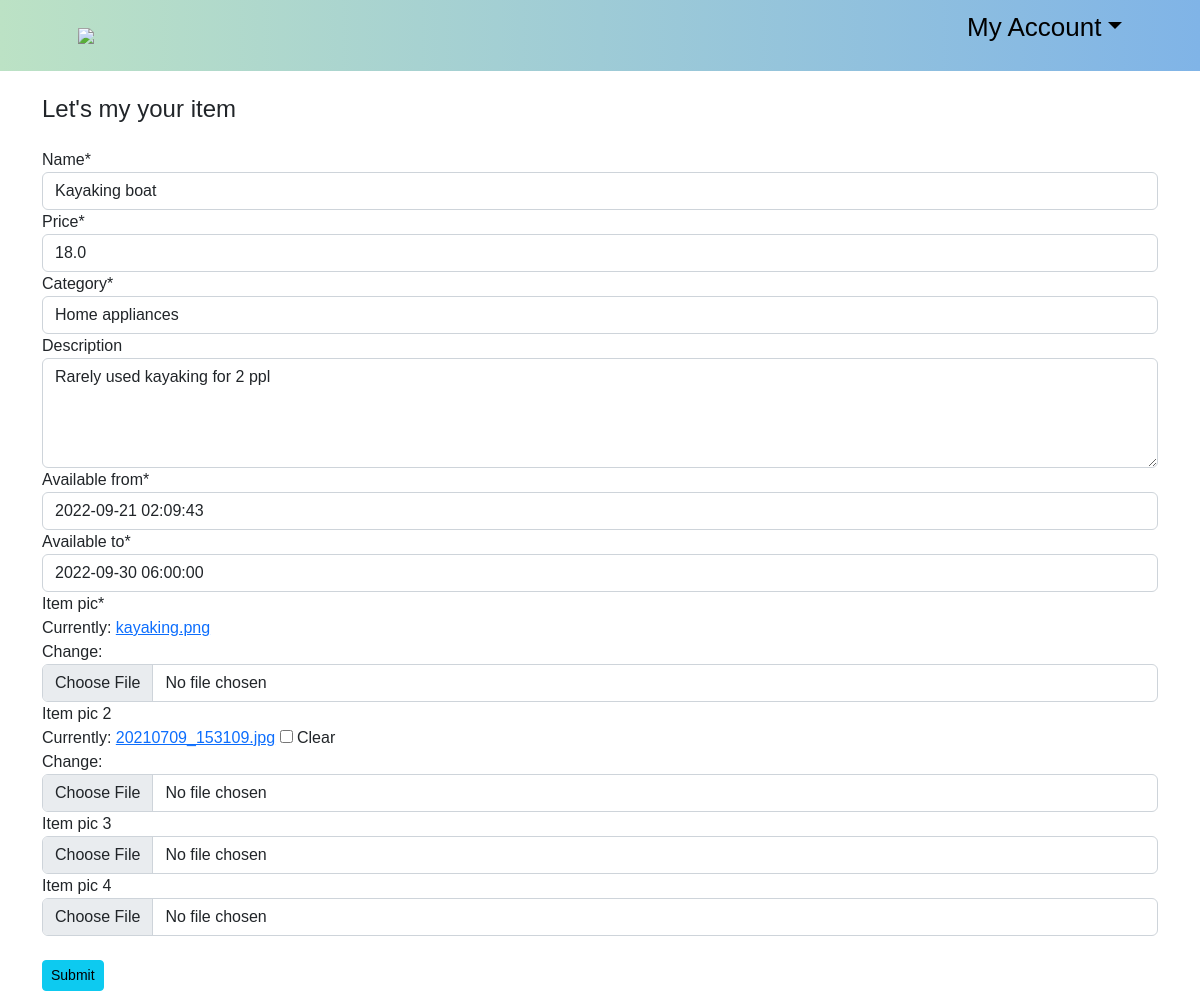
/update_item/2/ (signed in), run on an earlier commit of the app's database.
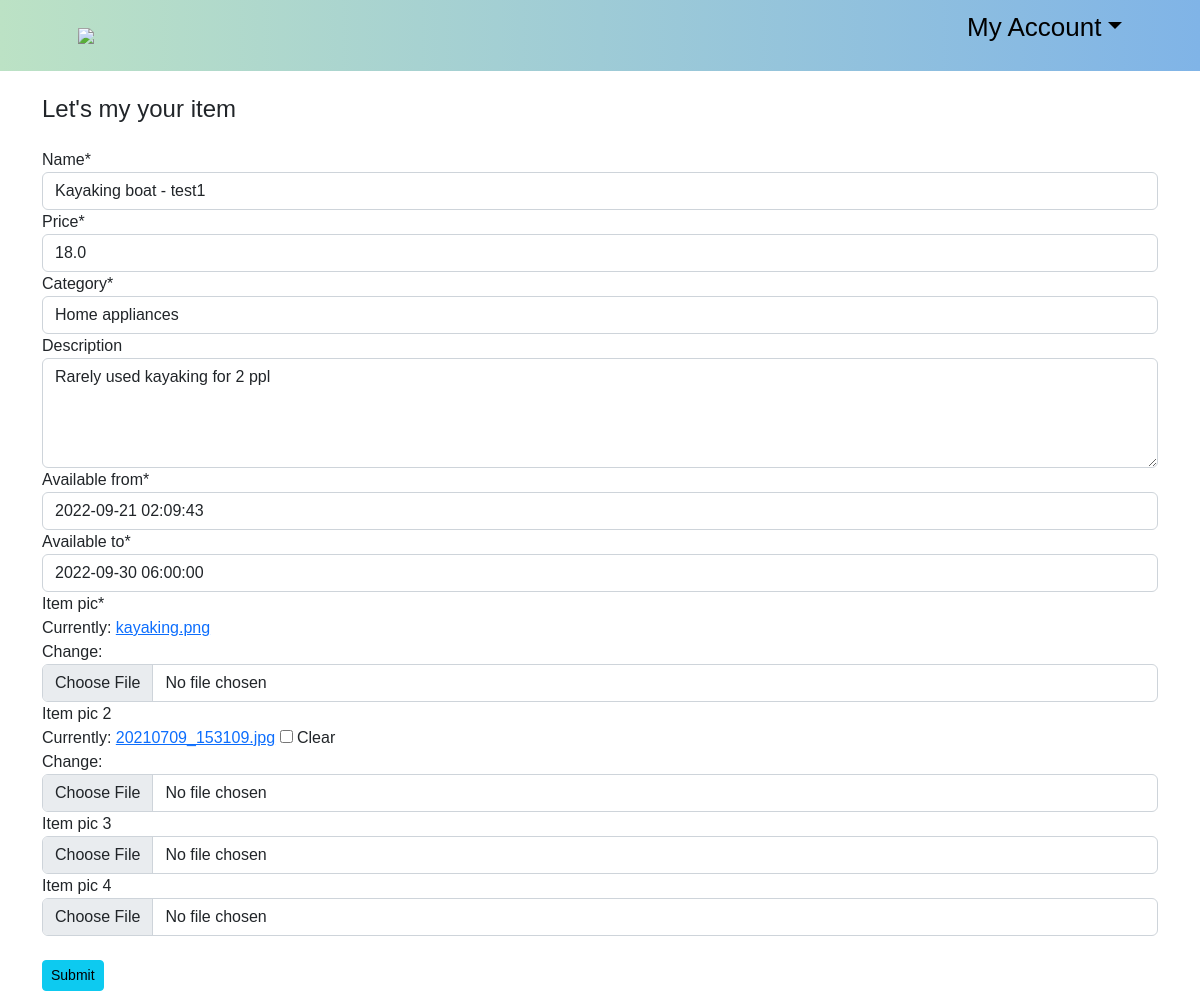
And on a later commit of the database.
### ecommerce/models.py (models this page shows, shortened)
class Product(models.Model):
    CATEGORY = (
                ('Sport-Outdoor', 'Sport & Outdoor'),
                ('Drones-cameras', 'Drones & cameras'),
                ('Electronics', 'Electronics'),
                ('Home-appliances', 'Home appliances'),
                ('Musical-equipments', 'Musical equipments'),
                ('Accessories','Accessories'),
                )
    customer = models.ForeignKey(Customer, null=True, on_delete=models.SET_NULL)
    name = models.CharField(max_length=200, null=True)
    price = models.FloatField(null=True)
    category = models.CharField(max_length=200, null=True,choices=CATEGORY)
    description = models.CharField(max_length=200, null=True, blank=True)
    date_created= models.DateTimeField(auto_now_add=True, null=True)
    available_from = models.DateTimeField(null=True)
    available_to = models.DateTimeField(null=True)
    item_pic = models.ImageField( null=True)
    item_pic_2 = models.ImageField(null=True, blank=True)
    item_pic_3 = models.ImageField(null=True, blank=True)
    item_pic_4 = models.ImageField(null=True, blank=True)

### ecommerce/views.py (the view)
# urls.py: path('update_item/<str:pk>/', views.updateItem, name="updateitem"),
@login_required(login_url='login')
def updateItem(request, pk):
    customer = Customer.objects.get(id=pk)
    product = Product.objects.get(id=pk)
    form = ProductForm(instance=product)
    if request.method == 'POST':
        form = ProductForm(request.POST, request.FILES,instance=product,)
        if form.is_valid():
            form.save()
            return redirect('/')
    context = {'customer':customer,'form': form, "item": product, "order_c": product.customer}
    return render(request, 'update-item.html', context)

### ecommerce/forms.py
class ProductForm(ModelForm):
    class Meta:
        model = Product
        fields = '__all__'
        widgets = {
        'customer': forms.TextInput(attrs={'type': 'hidden'}),
        'description': forms.Textarea(attrs={'rows': 4}),
    }

### templates/update-item.html (shortened to what this page needs)
<!DOCTYPE html>
{% extends 'old/main.html' %}
{% load static%}
{% load crispy_forms_tags %}
{% block content %}
<div class="card-body"><br>
    <h4 class="card-title">Let's my your item</h4>
      <br>
    <form enctype="multipart/form-data" method="post" action="#">
        {{form|crispy}}
        <br>
        <input class = 'btn btn-sm btn-info' type="submit" name="Submit">
    </form>
  </div>
{% endblock content %}

What changed in the data, as far as the page shows it:
changed Product "Home appliances": name "Kayaking boat" → "Kayaking boat - test1"
